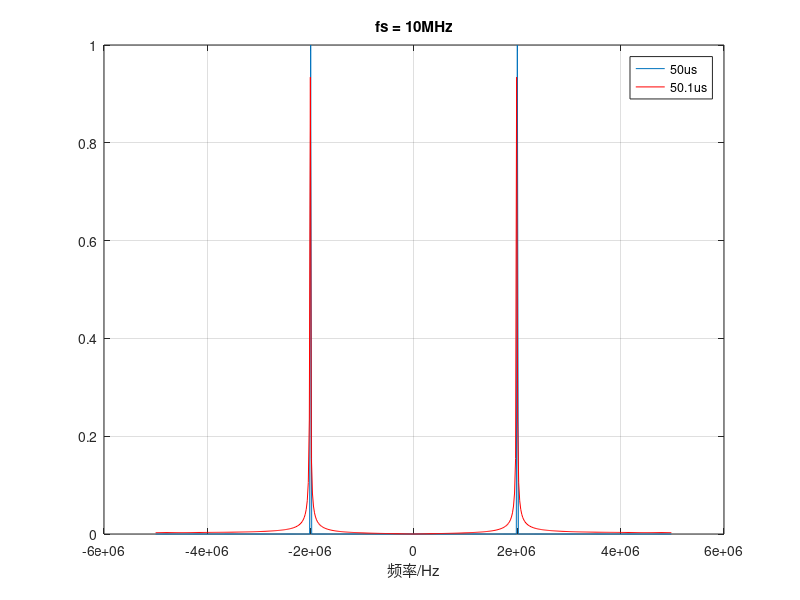
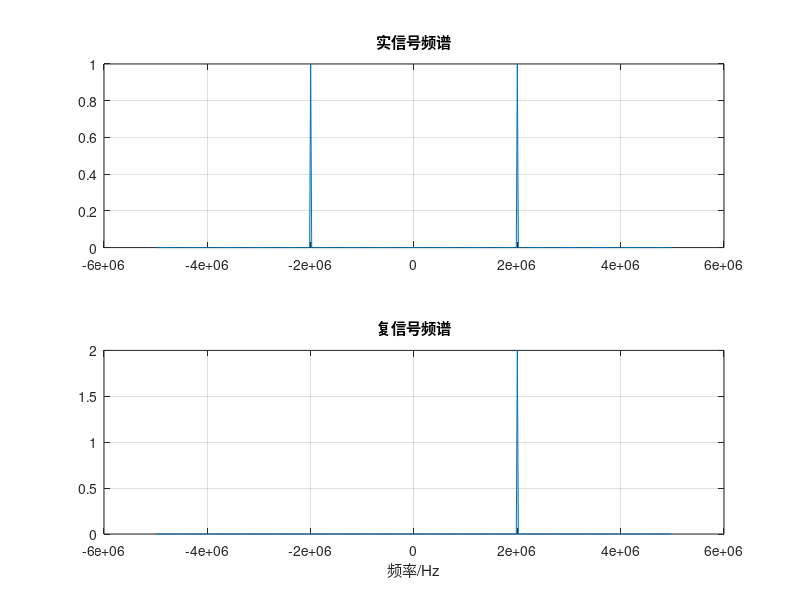
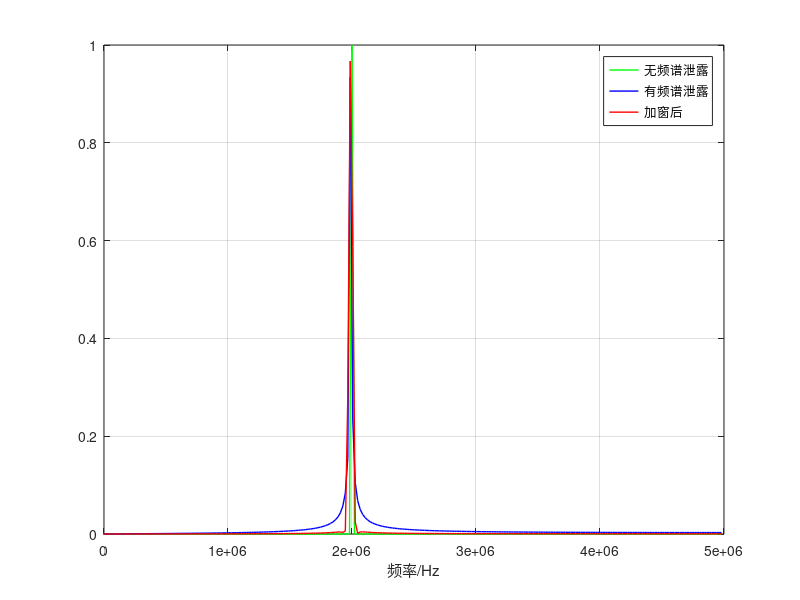

Write MATLAB code to recreate these figures, in order.
clc,clear,close all
a = 1; 
f0 = 2e6;
phi = pi/2;
fs = 10e6;
Ts = 1/fs;          % 采样周期
ts(1) = 50e-6;      % 采样时间1
ts(2) = 50.1e-6;    % 采样时间2
n = fs*ts;          % 采样点数

% 采样
for i=1:n(1)
    s1(i) = a*cos(2*pi*f0*(i-1)*Ts+phi);
end
for i=1:n(2)
    s2(i) = a*cos(2*pi*f0*(i-1)*Ts+phi);
end

%% 第一问
% fft变换
s1_fft = fft(s1)*2/n(1);
s1_f = fftshift(s1_fft);

s2_fft = fft(s2)*2/n(2);
s2_f = fftshift(s2_fft);

f1 = (-n(1)/2:n(1)/2-1)*(fs/n(1));
f2 = (-n(2)/2:n(2)/2-1)*(fs/n(2));      % 频率轴刻度

figure;
plot(f1,abs(s1_f));
hold on;
plot(f2,abs(s2_f),'r');
title(['fs = ' num2str(fs*1e-6) 'MHz']);
xlabel('频率/Hz');
legend('50us','50.1us');
grid on;

%% 第二问
% 希尔伯特变换
for i=1:n(1)
    s1i(i) = a*sin(2*pi*f0*(i-1)*Ts+phi);
end

y = s1+1i*s1i;      %复信号

% fft变换
y_fft = fft(y)*2/n(1);
y_f = fftshift(y_fft);

figure;
subplot(2,1,1);
plot(f1,abs(s1_f));
title('实信号频谱');
grid on;
hold on;
subplot(2,1,2);
plot(f1,abs(y_f));
title('复信号频谱');
xlabel('频率/Hz');
grid on;

%% 第三问
win = hamming(n(2));
win_s2 = s2.*win';
win_s2_fft = fft(win_s2)*2/n(2);
win_s2_f = fftshift(win_s2_fft);

figure;
plot(f1,abs(s1_f),'g','LineWidth',1);
hold on;
plot(f2,abs(s2_f),'blue','LineWidth',1);
hold on;
plot(f2,1.852*abs(win_s2_f),'red','LineWidth',1);
xlim([0 5e6])
ylim([0 1])
xlabel('频率/Hz');
legend('无频谱泄露','有频谱泄露','加窗后')
grid on;
